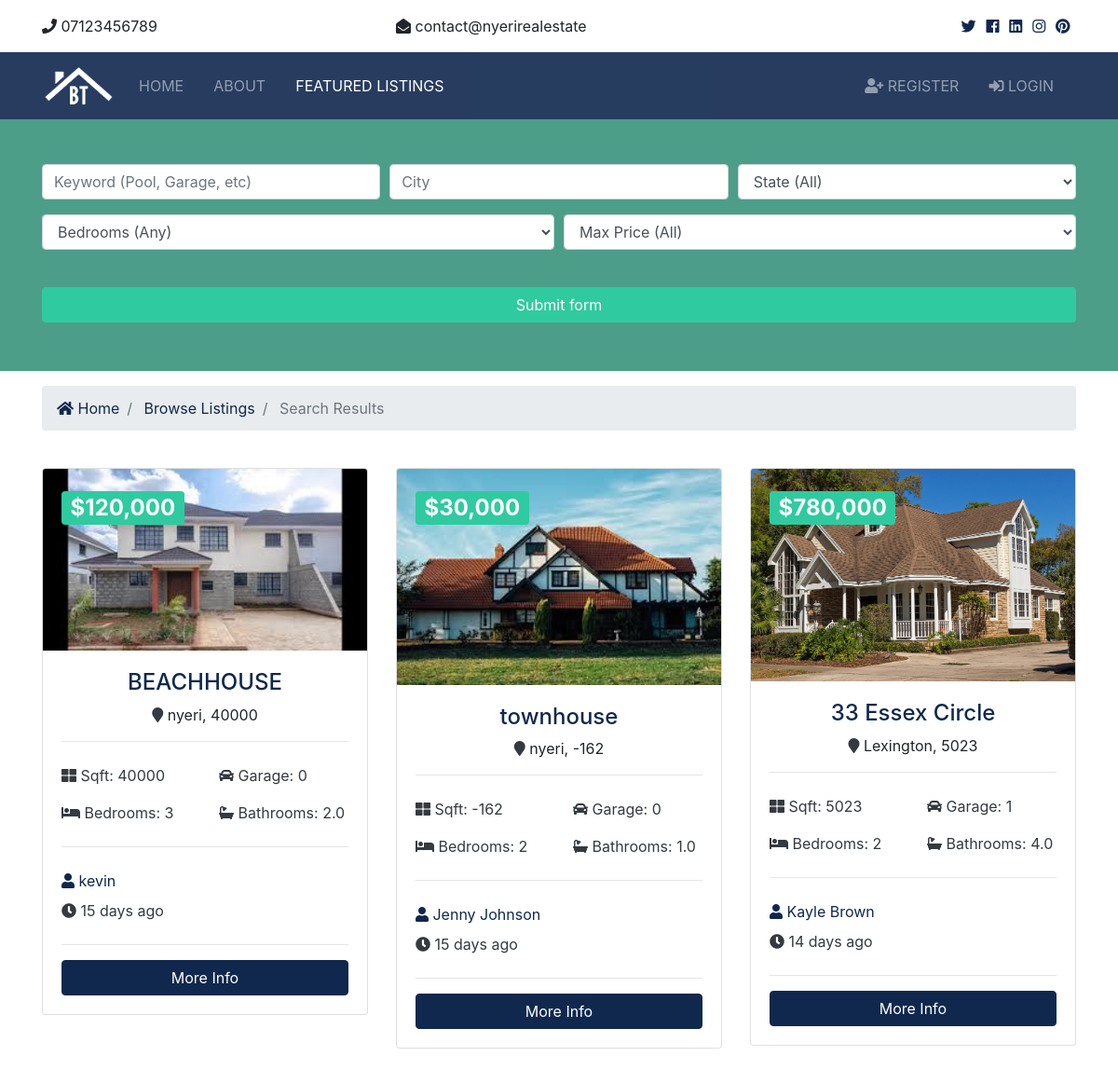
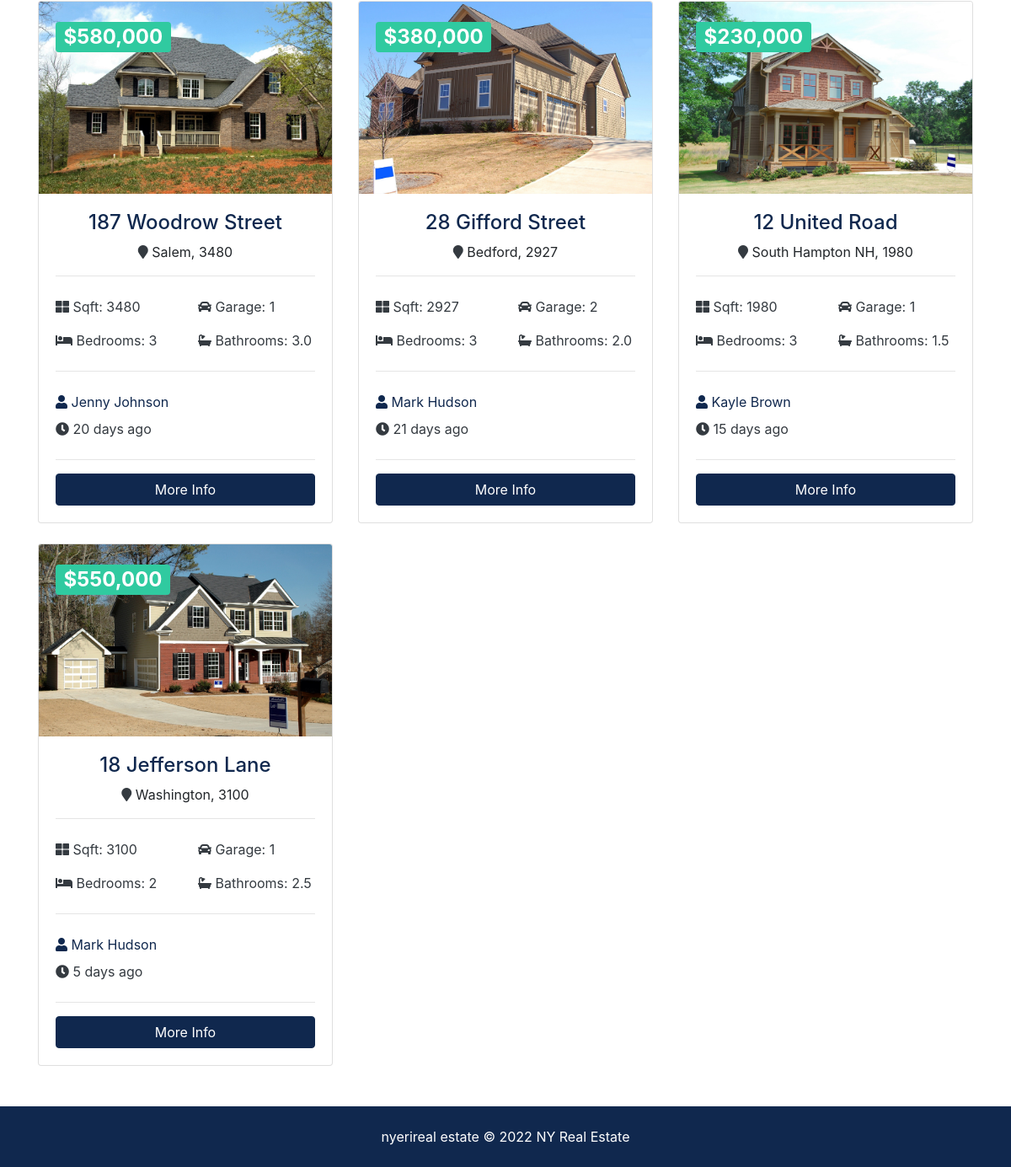
The page /listings/search/ on the database its author committed (2 pictures, top to bottom).
### listings/models.py (models this page shows, shortened)
class Listing(models.Model):
    realtor = models.ForeignKey(Realtor,on_delete=models.DO_NOTHING)
    title = models.CharField(max_length=200)
    address = models.CharField(max_length=200)
    city = models.CharField(max_length=100)
    state = models.CharField(max_length=100)
    zipcode = models.CharField(max_length=20)
    description = models.TextField(blank=True)
    price = models.IntegerField()
    bedrooms = models.IntegerField()
    bathrooms = models.DecimalField(max_digits=2,decimal_places=1)
    garage = models.IntegerField(default=0)
    sqft = models.IntegerField()
    lot_size = models.DecimalField(max_digits=5, decimal_places=1)
    photo_main = models.ImageField(upload_to='photos/%Y/%m/%d/')
    photo_1 = models.ImageField(upload_to='photos/%Y/%m/%d/')
    photo_2 = models.ImageField(upload_to='photos/%Y/%m/%d/', blank=True)
    photo_3 = models.ImageField(upload_to='photos/%Y/%m/%d/', blank=True)
    photo_4 = models.ImageField(upload_to='photos/%Y/%m/%d/', blank=True)
    photo_5 = models.ImageField(upload_to='photos/%Y/%m/%d/', blank=True)
    photo_6 = models.ImageField(upload_to='photos/%Y/%m/%d/', blank=True)
    is_publised = models.BooleanField(default=False)
    list_date = models.DateTimeField(default=datetime.now,blank=True)

### realtors/models.py (models this page shows)
class Realtor(models.Model):
    name = models.CharField(max_length=200)
    photo = models.ImageField(upload_to='photos/%Y/%m/%d/')
    description = models.TextField(blank=True)
    phone = models.CharField(max_length=20)
    email = models.CharField(max_length=50)
    is_mvp = models.BooleanField(default=False)
    hire_date = models.DateTimeField(default=datetime.now,blank=True)
    def __str__(self):
        return self.name

### listings/views.py (the view)
# urls.py: path('search/',search,name='search'),
def search(request):
    queryset_list = Listing.objects.order_by('-list_date').filter(is_publised=True)
    if 'keywords' in request.GET:
        keywords = request.GET['keywords']
        if keywords:
            queryset_list = queryset_list.filter(description__icontains=keywords)
    if 'city' in request.GET:
        city = request.GET['city']
        if city:
            queryset_list = queryset_list.filter(city__iexact=city)
    if 'state' in request.GET:
        state = request.GET['state']
        if state:
            queryset_list = queryset_list.filter(state__iexact=state)
    if 'price' in request.GET:
        price = request.GET['price']
        if price:
            queryset_list = queryset_list.filter(price__lte=price)
    if 'bedrooms' in request.GET:
        bedrooms = request.GET['bedrooms']
        if bedrooms:
            queryset_list = queryset_list.filter(bedrooms__iexact=bedrooms)
    context = {
        'state_choices':state_choices,
        'price_choices':price_choices,
        'bedrooms_choices':Bedrooms_choices,
        'listings':queryset_list,
        'values' : request.GET
    }
    return render(request,'listings/search.html',context)

### templates/listings/search.html (shortened to what this page needs)
{% extends 'base.html' %}
{% load humanize %}
{% block content %}
     <section id="showcase-inner" class="showcase-search text-white py-5">
    <div class="container">
      <div class="row text-center">
        <div class="col-md-12">
          <form action="{% url 'search' %}">
            <div class="form-row">
              <div class="col-md-4 mb-3">
                <input type="text" name="keywords" class="form-control" placeholder="Keyword (Pool, Garage, etc)" value="{{ values.keywords }}">
              </div>
              <div class="col-md-4 mb-3">
                <input type="text" name="city" class="form-control" placeholder="City" value="{{ values.city }}">
              </div>
              <div class="col-md-4 mb-3">
                <select name="state" class="form-control">
                  <option selected="true" disabled="disabled">State (All)</option>
                </select>
              </div>
            </div>
            <div class="form-row">
              <div class="col-md-6 mb-3">
                <select name="bedrooms" class="form-control">
                  <option selected="true" disabled="disabled">Bedrooms (Any)</option>
                </select>
              </div>
              <div class="col-md-6 mb-3">
                <select name="price" class="form-control">
                  <option selected="true" disabled="disabled">Max Price (All)</option>
                </select>
              </div>
            </div>
            <button class="btn btn-secondary btn-block mt-4" type="submit">Submit form</button>
          </form>
        </div>
      </div>
    </div>
  </section>
  <section id="bc" class="mt-3">
    <div class="container">
      <nav aria-label="breadcrumb">
        <ol class="breadcrumb">
          <li class="breadcrumb-item">
            <a href="{% url 'index' %}">
              <i class="fas fa-home"></i> Home</a>
          </li>
          <li class="breadcrumb-item">
            <a href="{% url 'listings' %}">Browse Listings</a>
          </li>
          <li class="breadcrumb-item active"> Search Results</li>
        </ol>
      </nav>
    </div>
  </section>
  <section id="listings" class="py-4">
    <div class="container">
        <div class="row">
      {% if listings %}
        {% for listing in listings %}
        <div class="col-md-6 col-lg-4 mb-4">
          <div class="card listing-preview">
            <img class="card-img-top" src="{{ listing.photo_main.url }}" alt="">
            <div class="card-img-overlay">
              <h2>
                <span style="background-color: #30caa0;" class="badge text-white">${{ listing.price | intcomma  }}</span>
              </h2>
            </div>
            <div class="card-body">
              <div class="listing-heading text-center">
                <h4 class="text-primary">{{listing.title}}</h4>
                <p>
                  <i class="fas fa-map-marker text-dark"></i> {{ listing.city }}, {{listing.sqft}}</p>
              </div>
              <hr>
              <div class="row py-2 text-dark">
                <div class="col-6">
                  <i class="fas fa-th-large"></i> Sqft: {{listing.sqft}}</div>
                <div class="col-6">
                  <i class="fas fa-car"></i> Garage: {{listing.garage}}</div>
              </div>
              <div class="row py-2 text-dark">
                <div class="col-6">
                  <i class="fas fa-bed"></i> Bedrooms: {{listing.bedrooms}}</div>
                <div class="col-6">
                  <i class="fas fa-bath"></i> Bathrooms: {{listing.bathrooms}}</div>
              </div>
              <hr>
              <div class="row py-2 text-primary">
                <div class="col-12">
                  <i class="fas fa-user"></i> {{ listing.realtor }}</div>
              </div>
              <div class="row text-dark pb-2">
                <div class="col-6">
                  <i class="fas fa-clock"></i> {{listing.list_date.day}} days ago</div>
              </div>
              <hr>
              <a href="{% url 'listing' listing.pk %}" class="btn btn-primary btn-block text-white">More Info</a>
            </div>
          </div>
        </div>
        {% endfor %}
      {% else %}
        <div class="col-md-12">
            <p>No Listings Available</p>
        </div>
        {% endif %}
      </div>
    </div>
  </section>
{% endblock %}

### btre/static/css/all.css (style rules this page uses)
.fa, .fas, .far, .fal, .fab { -moz-osx-font-smoothing: grayscale; -webkit-font-smoothing: antialiased; display: inline-block; font-style: normal; font-variant: normal; text-rendering: auto; line-height: 1; }
.fa-bath:before { content: "\f2cd"; }
.fa-bed:before { content: "\f236"; }
.fa-car:before { content: "\f1b9"; }
.fa-clock:before { content: "\f017"; }
.fa-home:before { content: "\f015"; }
.fa-map-marker:before { content: "\f041"; }
.fa-th-large:before { content: "\f009"; }
.fa-user:before { content: "\f007"; }
.fa, .fas { font-family: 'Font Awesome 5 Free'; font-weight: 900; }

### btre/static/css/style.css (style rules this page uses)
.btn-secondary { color: #fff !important; }
img { width: 100%; }
#showcase-inner { background: url(../img/building.jpg) no-repeat top center fixed/cover; position: relative; overflow: hidden; min-height: 200px; }
#showcase-inner::before { content: ''; position: absolute; top: 0; left: 0; min-height: 100%; width: 100%; background: rgba(32, 134, 107, 0.8); }
#showcase-inner.showcase-search { min-height: 270px; }
.listing-preview a { position: relative; }

### rows shown on the page
Listing: photo_main (picture), price "120,000", title "BEACHHOUSE", city "nyeri", sqft "40000", garage "0", bedrooms "3", bathrooms "2.0", realtor "kevin", list_date.day "15"
Listing: photo_main (picture), price "30,000", title "townhouse", city "nyeri", sqft "-162", garage "0", bedrooms "2", bathrooms "1.0", realtor "Jenny Johnson", list_date.day "15"
Listing: photo_main (picture), price "780,000", title "33 Essex Circle", city "Lexington", sqft "5023", garage "1", bedrooms "2", bathrooms "4.0", realtor "Kayle Brown", list_date.day "14"
Listing: photo_main (picture), price "580,000", title "187 Woodrow Street", city "Salem", sqft "3480", garage "1", bedrooms "3", bathrooms "3.0", realtor "Jenny Johnson", list_date.day "20"
Listing: photo_main (picture), price "380,000", title "28 Gifford Street", city "Bedford", sqft "2927", garage "2", bedrooms "3", bathrooms "2.0", realtor "Mark Hudson", list_date.day "21"
Listing: photo_main (picture), price "230,000", title "12 United Road", city "South Hampton NH", sqft "1980", garage "1", bedrooms "3", bathrooms "1.5", realtor "Kayle Brown", list_date.day "15"
Listing: photo_main (picture), price "550,000", title "18 Jefferson Lane", city "Washington", sqft "3100", garage "1", bedrooms "2", bathrooms "2.5", realtor "Mark Hudson", list_date.day "5"
